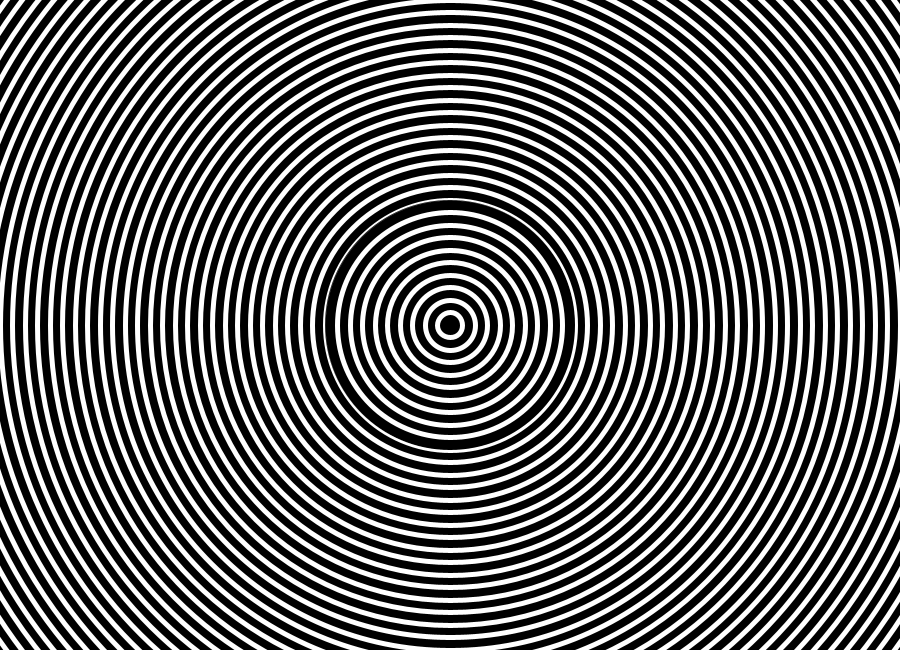
Frame 1 (no input)
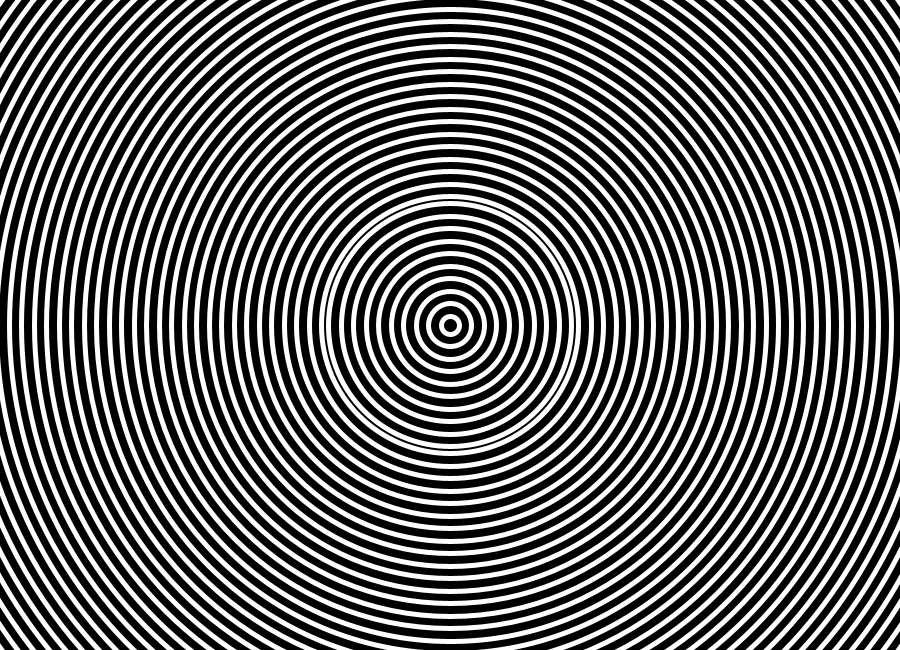
Frame 60 (the mouse pressed at the canvas centre just before this capture)
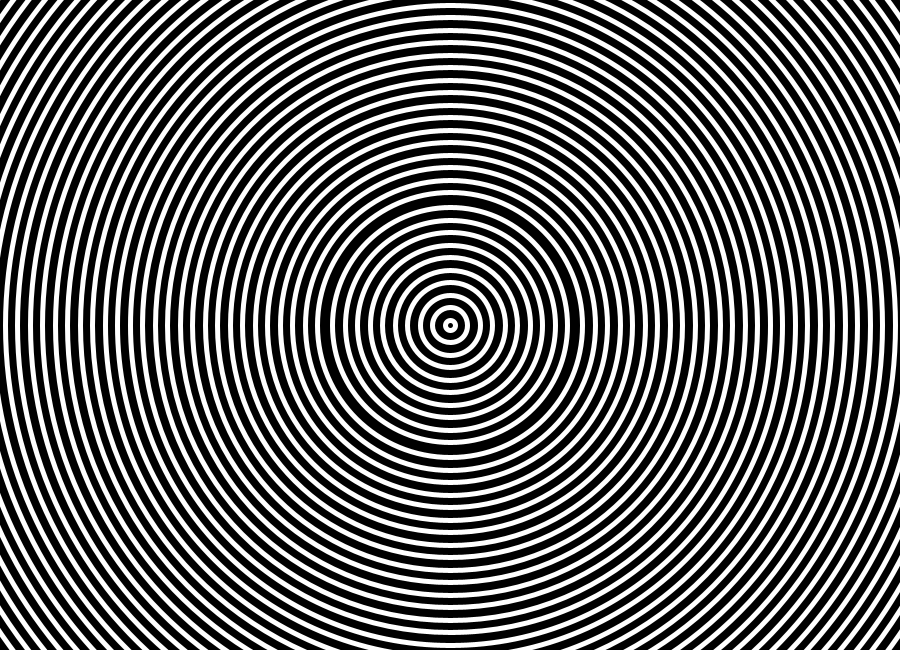
Frame 120 (the mouse held since frame 60 and released just before this capture)

The Processing sketch that drew these frames (run headless with seeded random() and noise(); from frame 60 on, the mouse is pressed at the canvas centre):

// Processing sketch: OriginalFractal
// ── OriginalFractal.pde
float rad1 = 250;
float rad2 = 100;

void setup() {
  frameRate(60);
  size(900,650);
}

void draw() {
  background(0);
  ellipseMode(CENTER);
  fractal2(width/2,height/2,rad2);
  noStroke();
  fill(0);
  ellipse(width/2,height/2,250,250);
  fractal(width/2,height/2,rad1,250);
  noFill();
  rad1 = rad1 - 1;
  rad2 = rad2 + 1;
  if (rad1 < 225)
    rad1 = 250;
  if (rad2 > 125)
    rad2 = 100;
}

void fractal(float x, float y, float r, float baser) {
  pushMatrix();
  noFill();
  stroke(255);
  if (baser - r < 5)
    strokeWeight(baser - r);
  else
    strokeWeight(5);
  translate(x,y);
  ellipseMode(CENTER);
  ellipse(0,0,r,r);
  popMatrix();
  if (r > 25) {
    fractal(x,y,r-25, baser);
  }
}

void fractal2(float x, float y, float r) {
  pushMatrix();
  noFill();
  stroke(255);
  strokeWeight(5);
  translate(x,y);
  ellipseMode(CENTER);
  ellipse(0,0,r+100,r+100);
  popMatrix();
  if (r < 1000) {
    fractal2(x,y,r+25);
  }
}
